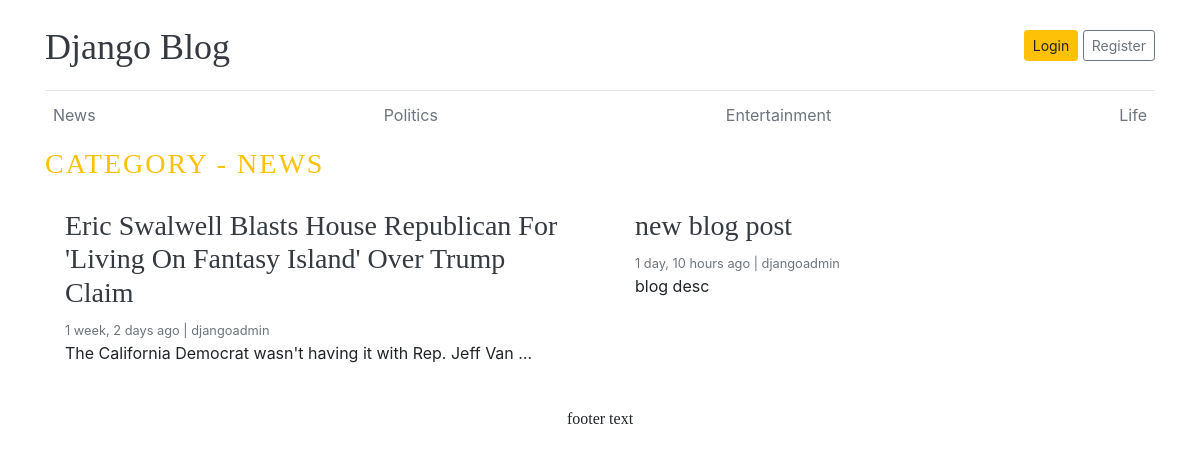
The page /comment/3/ on the database its author committed.
### blogs/models.py (models this page shows, shortened)
class Category(models.Model):
    category_name = models.CharField(max_length=50, unique=True)
    created_at = models.DateTimeField(auto_now_add=True)
    updated_at = models.DateTimeField(auto_now=True)
    class Meta:
        verbose_name_plural = 'Categories'

class Blog(models.Model):
    title = models.CharField(max_length=100)
    slug = models.SlugField(max_length=150, unique=True, blank=True)
    category = models.ForeignKey(Category, on_delete=models.CASCADE)
    author = models.ForeignKey(User, on_delete=models.CASCADE)
    featured_image = models.ImageField(upload_to='uploads/%Y/%m/%d')
    short_description = models.TextField(max_length=500)
    blog_body = models.TextField(max_length=2000)
    status = models.CharField(max_length=20, choices=STATUS_CHOICES, default='Draft')
    is_featured = models.BooleanField(default=False)
    created_at = models.DateTimeField(auto_now_add=True)
    updated_at = models.DateTimeField(auto_now=True)

### blogs/views.py (the view)
# urls.py: path('<int:category_id>/', views.posts_by_category, name='posts_by_category'),
def posts_by_category(request, category_id):
    posts = Blog.objects.filter(status='Published', category=category_id)
    category = get_object_or_404(Category, pk=category_id)
    context = {
        'posts': posts,
        'category': category
    }
    return render(request, 'posts_by_category.html', context)

### blogs/context_processors.py (called while the page is built)
def get_categories(request):
    categories = Category.objects.all()
    return dict(categories=categories)

### templates/posts_by_category.html
{% extends 'base.html' %}
{% block content %}
<h3 class="text-uppercase text-warning" style="letter-spacing: 2px;"> Category - {{ category.category_name }} </h3>
  <div class="row mb-2">
    {% if posts %}
    {% for post in posts %}
    <div class="col-md-6">
      <div class="card border-0" >
        <div class="card-body">
          <h3><a href="{% url 'blogs' post.slug %}" class="text-dark"> {{ post.title }} </a></h3>
          <small class="mb-1 text-muted">{{ post.created_at | timesince }} ago | {{ post.author }}</small>
          <p class="card-text">{{ post.short_description | truncatewords:10}}</p>
        </div>
      </div>
    </div>
    {% endfor %}
    {% else %}
    <h1>No posts found</h1>
    {% endif %}
  </div>
{% endblock %}

### templates/base.html (shortened to what this page needs)
{% load static %}
<!DOCTYPE html>
<html lang="en">
<head>
    <link href="https://getbootstrap.com/docs/4.0/dist/css/bootstrap.min.css" rel="stylesheet">
    <link rel="stylesheet" href="https://cdnjs.cloudflare.com/ajax/libs/font-awesome/4.7.0/css/font-awesome.min.css">
    <link href="{% static 'css/blog.css' %}" rel="stylesheet">
  </head>
    <body>
        <div class="container">
        <header class="blog-header py-3">
            <div class="row flex-nowrap justify-content-between align-items-center">
            <div class="col-8 pt-1">
                <a class="blog-header-logo text-dark" href="/">Django Blog</a>
            </div>
            <div class="col-4 d-flex justify-content-end align-items-center">
                {% if not user.is_authenticated %}
                <a class="btn btn-sm btn-warning" href="{% url 'login' %}">Login</a> &nbsp;
                <a class="btn btn-sm btn-outline-secondary" href="{% url 'register' %}">Register</a>
                {% else %}
                <div><a href="{% url 'dashboard' %}" >Dashboard</a></div>
                &emsp;
                <span><a href="{% url 'logout' %}">Logout</a></span>
                {% endif %}
            </div>
            </div>
        </header>
        <div class="nav-scroller py-1 mb-2">
            <nav class="nav d-flex justify-content-between">
            {% for category in categories %}
            <a href="{% url 'posts_by_category' category.pk %}" class="p-2 text-muted" href="#">{{ category.category_name }}</a>
            {% endfor %}
            </nav>
        </div>
{% block content %}
{% endblock %}
    <footer class="text-center my-4">
        <h6>footer text</h6>
    </footer>
</div>
</body>
</html>

### blog_main/static/css/blog.css (style rules this page uses)
.blog-header { border-bottom: 1px solid #e5e5e5; }
.blog-header-logo { font-family: "Playfair Display", Georgia, "Times New Roman", serif; font-size: 2.25rem; }
h1, h2, h3, h4, h5, h6 { font-family: "Playfair Display", Georgia, "Times New Roman", serif; }

### rows shown on the page
Category: category_name "News", category_name "NEWS"
Category: category_name "Politics"
Category: category_name "Entertainment"
Category: category_name "Life"
Blog: title "Eric Swalwell Blasts House Republican For 'Living On Fantasy Island' Over Trump Claim", created_at "1 week, 2 days", author "djangoadmin", short_description "The California Democrat wasn't having it with Rep. Jeff Van …"
Blog: title "new blog post", created_at "1 day, 10 hours", author "djangoadmin", short_description "blog desc"
